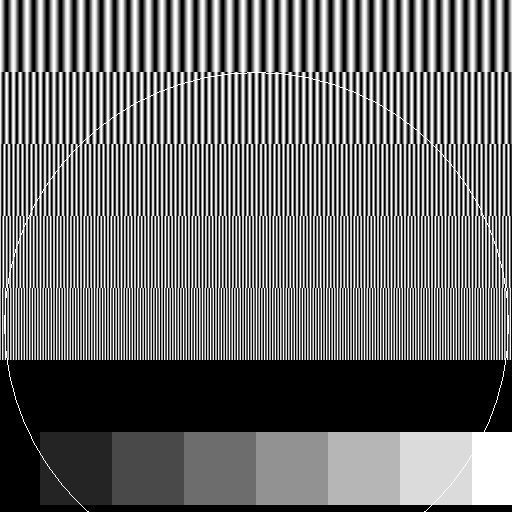
#> input picture imp_ex3/fimage.png, 512 x 512 px
$ python -i ex2q2_im2022.py   (imports and definitions only)
#> lines starting #> are read from the running program, lines starting #| are printed output that depends on the picture; after the words box and inside, x2 and y2 are one past the last pixel; in counts of white or black regions, pixels touching at a corner belong together
#> further down, picture is the input picture: shape (512, 512); min 0, max 255, mean 107.9
"""
Tohar Tsvitman, 318192838
EX1 q3
"""

import numpy as np
import cv2 as cv
import matplotlib.pyplot as plt
from scipy import ndimage


def use_filter(img, kernel):

    kernel_size = len(kernel)
    row = img.shape[0] - kernel_size + 1
#> row = 510
    col = img.shape[1] - kernel_size + 1
#> col = 510
    res_img = np.zeros((row, col))

    for i in range(row):
        for j in range(col):
            crr_pixels = img[i:i+kernel_size, j:j+kernel_size] # take filter-size pixels from img to work on
            res_img[i, j] = np.abs(sum(sum(crr_pixels * kernel))) #convolution and posting
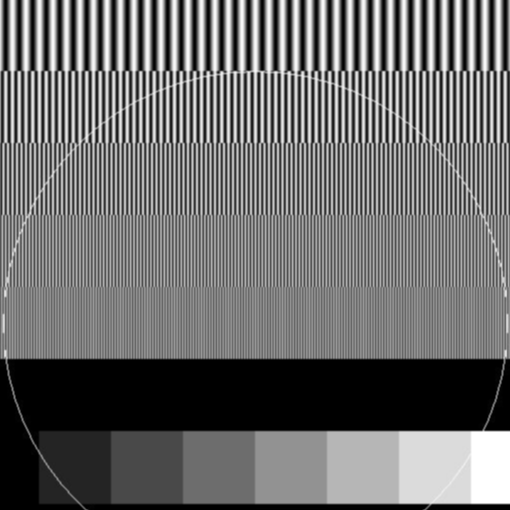
#> res_img: shape (510, 510) float64; min 0, max 4080, mean 1728; drawn with min black and max white
    return res_img


def create_rhombus(height, width, rhom_width):
    img = np.zeros((height, width))
    rhom = 1
    mid_ctr = 0
    start_at = rhom_width
    end_at = rhom_width*2 + start_at

    for i in range(start_at, end_at):
        if mid_ctr < rhom_width:
            img[i][2*rhom_width - rhom: 2*rhom_width + rhom] = 255 #from:to
            rhom += 1
            mid_ctr+=1
        else:
            img[i][2*rhom_width - rhom: 2*rhom_width + rhom] = 255
            rhom -= 1

    return img

def gs_filter(img):
    kernel = np.array([[1, 2, 1], [2, 4, 2], [1, 2, 1]], np.int32)
    return use_filter(img, kernel)


def gradient_intensity(img):
    Kx = np.array([[-1, 0, 1], [-2, 0, 2], [-1, 0, 1]], np.int32)
    Ky = np.array([[1, 2, 1], [0, 0, 0], [-1, -2, -1]], np.int32)

    Ix = ndimage.filters.convolve(img, Kx)
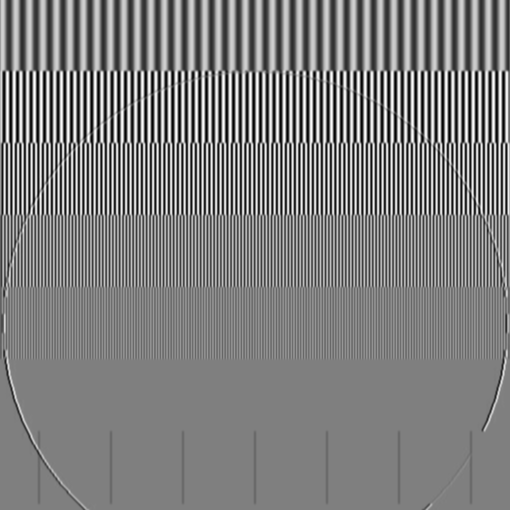
#> Ix: shape (510, 510) float64; min -10873, max 10856, mean -6.4; drawn with min black and max white
    Iy = ndimage.filters.convolve(img, Ky)
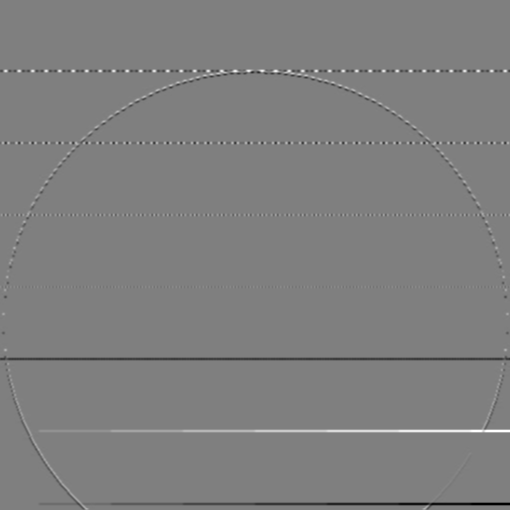
#> Iy: shape (510, 510) float64; min -12224, max 12240, mean -31.4; drawn with min black and max white

    G = np.hypot(Ix, Iy)
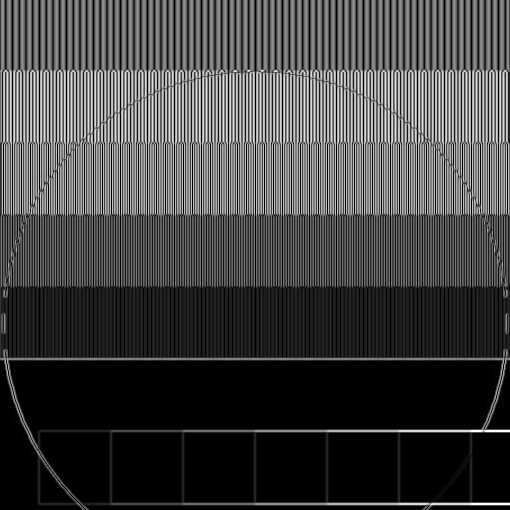
#> G: shape (510, 510) float64; min 0, max 12240, mean 3194.2; drawn with min black and max white
    G = G / G.max() * 255
    D = np.arctan2(Iy, Ix)
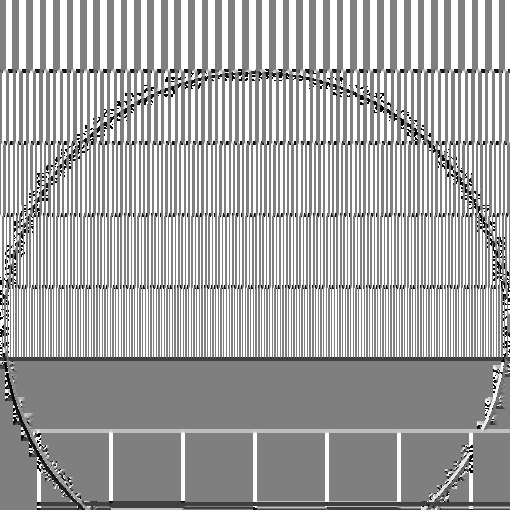
#> D: shape (510, 510) float64; min -3.14, max 3.14, mean 0.977; drawn with min black and max white

    return (G, D)


def round_angle(angle):
    angle = np.rad2deg(angle) % 180
    if (0 <= angle < 22.5) or (157.5 <= angle < 180):
        angle = 0
    elif 22.5 <= angle < 67.5:
        angle = 45
    elif 67.5 <= angle < 112.5:
        angle = 90
    elif 112.5 <= angle < 157.5:
        angle = 135
    return angle


def suppression(img, theta):
    M, N = img.shape
#> M = 510; N = 510
    Z = np.zeros((M, N), dtype=np.int32)

    for i in range(1, M-1):
        for j in range(1, N-1):
            # find neighbors pixels to visit from the gradient directions
            angle = round_angle(theta[i, j])

            if angle == 0:
                neighbor_1 = img[i, j - 1]
                neighbor_2 = img[i, j + 1]

            elif angle == 90:
                neighbor_1 = img[i - 1, j]
                neighbor_2 = img[i + 1, j]

            elif angle == 135:
                neighbor_1 = img[i - 1, j - 1]
                neighbor_2 = img[i + 1, j + 1]

            else:
                neighbor_1 = img[i - 1, j + 1]
                neighbor_2 = img[i + 1, j - 1]

            if (img[i, j] >= neighbor_1) and (img[i, j] >= neighbor_2):
                Z[i, j] = img[i, j]
#> this loop made 508 passes
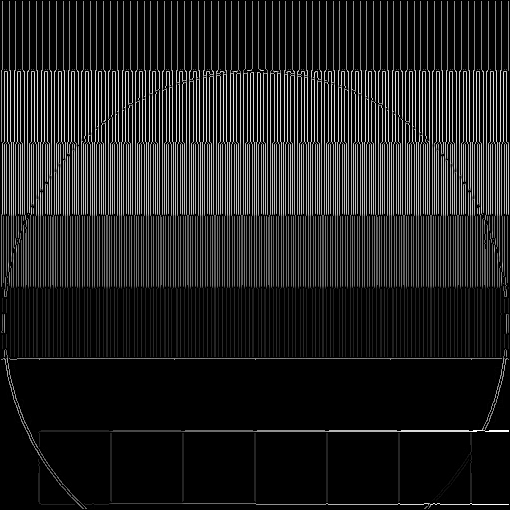
#> Z: shape (510, 510) int32; min 0, max 255, mean 32.6
    return Z


def threshold(img, low, high):
    # define gray value of a WEAK and a STRONG pixel
#> called with low = 150, high = 220
    cf = {
    'WEAK': np.int32(50),
    'STRONG': np.int32(255),
    }

    # get strong pixel indices
    strong_i, strong_j = np.where(img > high)

    # get weak pixel indices
    weak_i, weak_j = np.where((img >= low) & (img <= high))

    # get pixel indices set to be zero
    zero_i, zero_j = np.where(img < low)

    # set values
    img[strong_i, strong_j] = cf.get('STRONG')
    img[weak_i, weak_j] = cf.get('WEAK')
    img[zero_i, zero_j] = np.int32(0)

    return (img, cf.get('WEAK'))


def tracking(img, weak, strong=255):
#> called with weak = 50, strong = 255
    M, N = img.shape
    for i in range(M):
        for j in range(N):
            if img[i, j] == weak:
                # check if one of the neighbor's is strong (=255 by default)
                try:
                    if ((img[i + 1, j] == strong) or (img[i - 1, j] == strong)
                        or (img[i, j + 1] == strong) or (img[i, j - 1] == strong)
                        or (img[i + 1, j + 1] == strong) or (img[i - 1, j - 1] == strong)):
                        img[i, j] = strong
                    else:
                        img[i, j] = 0
                except IndexError as e:
                    pass
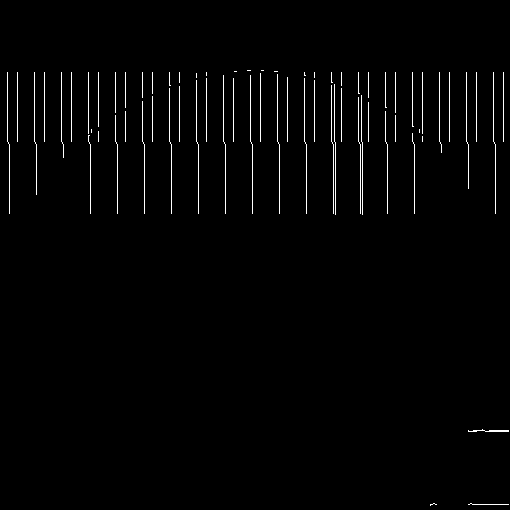
#> img: shape (510, 510) int32; 1.6% white in thin lines or dots, all inside (x1, y1, x2, y2) = (7, 70, 509, 506)
    return img


def canny_edge_detector(img):
    gs_img  = gs_filter(img)
    grad_img, theta = gradient_intensity(np.copy(gs_img))
    non_max = suppression(np.copy(grad_img), theta)
    threshold_img, weak = threshold(np.copy(non_max), 150 , 220 )
    canny_img = tracking(np.copy(threshold_img), weak)
    return canny_img

# [16 lines not run here, left out]

>>> import cv2
>>> picture = cv2.imread('../imp_ex3/fimage.png', cv2.IMREAD_GRAYSCALE)
>>> result = canny_edge_detector(picture)
